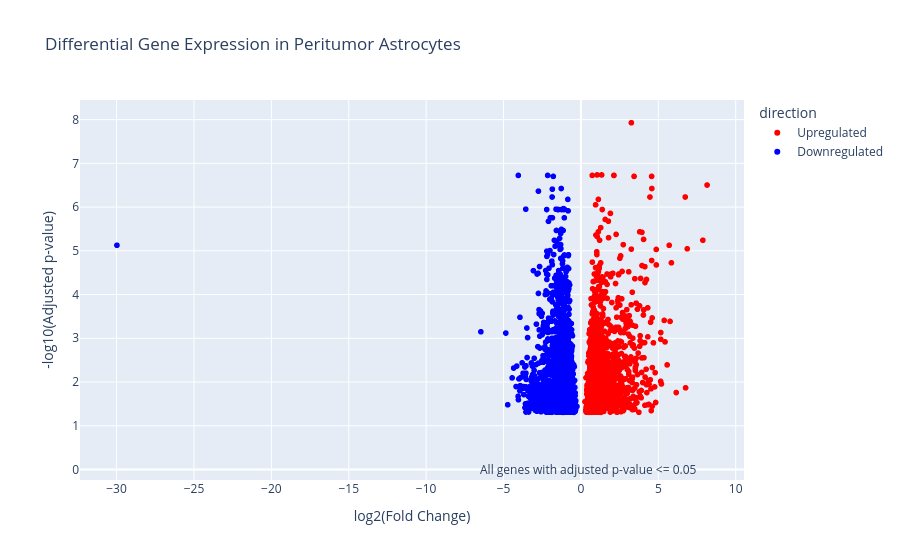

Notebook source saved alongside this figure:
### Markdown cell above
# Plotting

### Code cell
fig = px.scatter(
    df_input,
    x='log2(Fold Change)',
    y='-log(adjusted p)',
    hover_name='Gene Name',
    color='direction',
    color_discrete_map={
        'Upregulated': 'red',
        'Downregulated': 'blue'
    },
    title='Differential Gene Expression in Peritumor Astrocytes'
)

fig.update_layout(
    xaxis_title='log2(Fold Change)',
    yaxis_title='-log10(Adjusted p-value)'
)

fig.add_annotation(
    x=0.5,
    y=0,
    text='All genes with adjusted p-value <= 0.05',
    showarrow=False
)

fig.show()

### Figure 1 — Plotly figure (JSON) as saved in the notebook; plotly's stock layout.template omitted (floating-point values rounded to 4 significant figures; data arrays with more than 128 entries replaced by an {"elided": "..."} marker saying what was removed)
{"data": [{"hovertemplate": "<b>%{hovertext}</b><br><br>direction=Upregulated<br>log2(Fold Change)=%{x}<br>-log(adjusted p)=%{y}<extra></extra>", "hovertext": {"elided": "1481 str values"}, "legendgroup": "Upregulated", "marker": {"color": "red", "symbol": "circle"}, "mode": "markers", "name": "Upregulated", "showlegend": true, "x": {"elided": "1481 float values"}, "xaxis": "x", "y": {"elided": "1481 float values"}, "yaxis": "y", "type": "scattergl"}, {"hovertemplate": "<b>%{hovertext}</b><br><br>direction=Downregulated<br>log2(Fold Change)=%{x}<br>-log(adjusted p)=%{y}<extra></extra>", "hovertext": {"elided": "1639 str values"}, "legendgroup": "Downregulated", "marker": {"color": "blue", "symbol": "circle"}, "mode": "markers", "name": "Downregulated", "showlegend": true, "x": {"elided": "1639 float values"}, "xaxis": "x", "y": {"elided": "1639 float values"}, "yaxis": "y", "type": "scattergl"}], "layout": {"xaxis": {"anchor": "y", "domain": [0.0, 1.0], "title": {"text": "log2(Fold Change)"}}, "yaxis": {"anchor": "x", "domain": [0.0, 1.0], "title": {"text": "-log10(Adjusted p-value)"}}, "legend": {"title": {"text": "direction"}, "tracegroupgap": 0}, "title": {"text": "Differential Gene Expression in Peritumor Astrocytes"}, "annotations": [{"showarrow": false, "text": "All genes with adjusted p-value <= 0.05", "x": 0.5, "y": 0}]}}
